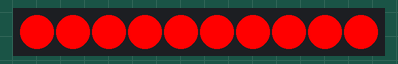
Simulated run of this sketch. Board: Arduino Uno, built with avr-gcc and run on an emulated ATmega328P. Parts: 10 RGB LEDs in strip order, left to right. Dim RGB values are drawn brighter than linear.

Above: at 0.95 s.
At 19.92 s:
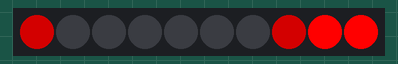
At 24.75 s:
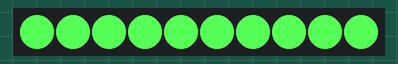
At 29.58 s:
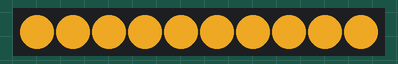
At 34.71 s:
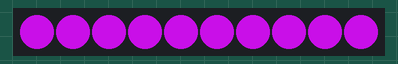
At 39.84 s:
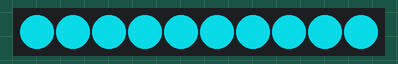

The sketch:

WS2812_StripTest.ino
```cpp
#include <Adafruit_NeoPixel.h>

#define PIN 6
#define num_leds 10

#define DELAY_TIME 7
#define MAX_BRIGHT 255

int red = 0;
int green = 170;
int blue = 170;

int incR = 1;
int incG = 1;
int incB = 0;

// Parameter 1 = number of pixels in strip
// Parameter 2 = pin number (most are valid)
// Parameter 3 = pixel type flags, add together as needed:
//   NEO_RGB     Pixels are wired for RGB bitstream
//   NEO_GRB     Pixels are wired for GRB bitstream
//   NEO_KHZ400  400 KHz bitstream (e.g. FLORA pixels)
//   NEO_KHZ800  800 KHz bitstream (e.g. High Density LED strip)
Adafruit_NeoPixel strip = Adafruit_NeoPixel(num_leds, PIN, NEO_GRB + NEO_KHZ800);

void setup() {
  strip.begin();
  strip.show(); // Initialize all pixels to 'off'
}

void loop() {

  // Some example procedures showing how to display to the pixels:
  colorWipe(strip.Color(255, 0, 0), 100); // Red
  colorWipe(strip.Color(0, 255, 0), 100); // Green
  colorWipe(strip.Color(0, 0, 255), 100); // Blue
  colorWipe(strip.Color(0, 255, 255), 100); // Blue
  colorWipe(strip.Color(255, 0, 255), 100); // Blue
  colorWipe(strip.Color(255, 255, 0), 100); // Blue
  //rainbow(20);
  //rainbowCycle(20);
  for(int i = 0; i < 6; i++){
    cylon(255,0,0,1000);
  }
  for(int i = 0; i < 10000; i++){
    transition();
    for(int i = 0; i < num_leds; i++){
      strip.setPixelColor(i, strip.Color(red, green, blue));
    }
    strip.show();
    delay(DELAY_TIME);
  }
}

void clearLEDs()
{
  for (int i=0; i<num_leds; i++)
  {
    strip.setPixelColor(i, strip.Color(0,0,0));
  }
}

// Implements a little larson "cylon" sanner.
// This'll run one full cycle, down one way and back the other
void cylon(byte red, byte green, byte blue, byte wait)
{
  // weight determines how much lighter the outer "eye" colors are
  const byte weight = 1;
  // It'll be easier to decrement each of these colors individually
  // so we'll split them out of the 24-bit color value

  // Start at closest LED, and move to the outside
  for (int i=0; i<=num_leds-1; i++)
  {
    clearLEDs();
    strip.setPixelColor(i, strip.Color(red, green, blue));  // Set the bright middle eye
    // Now set two eyes to each side to get progressively dimmer


    for (int j=1; j<3; j++)
    {
      if (i-j >= 0){
        strip.setPixelColor(i-j, strip.Color(red/(weight*j), green/(weight*j), blue/(weight*j)));
        if (i == 0)strip.setPixelColor(num_leds -1, strip.Color(red/(weight*j), green/(weight*j), blue/(weight*j)));
      }
      if (i-j <= num_leds){
         strip.setPixelColor(i+j, strip.Color(red/(weight*j), green/(weight*j), blue/(weight*j)));
         if (i == num_leds-1)strip.setPixelColor(0, strip.Color(red/(weight*j), green/(weight*j), blue/(weight*j)));
      }


    }
    strip.show();  // Turn the LEDs on
    delay(wait);  // Delay for visibility
  }
  /*
  // Now we go back to where we came. Do the same thing.
  for (int i=num_leds-2; i>=1; i--)
  {
    clearLEDs();
    strip.setPixelColor(i, strip.Color(red, green, blue));
    for (int j=1; j<3; j++)
    {
      if (i-j >= 0)
         strip.setPixelColor(i-j, strip.Color(red/(weight*j), green/(weight*j), blue/(weight*j)));
      if (i-j <= num_leds)
         strip.setPixelColor(i+j, strip.Color(red/(weight*j), green/(weight*j), blue/(weight*j)));
      }

    strip.show();
    delay(wait);
  }
  */
}

void transition()
{
  if (red >= MAX_BRIGHT)
    incR = 0;
  else if (red <= 0)
    incR = 1;
  if (green >= MAX_BRIGHT)
    incG = 0;
  else if (green <= 0)
    incG = 1;
  if (blue >= MAX_BRIGHT)
    incB = 0;
  else if (blue <= 0)
    incB = 1;

  if (incR)
    red++;
  else
    red--;
  if(incG)
    green++;
  else
    green--;
  if(incB)
    blue++;
  else
    blue--;
}

// Fill the dots one after the other with a color
void colorWipe(uint32_t c, uint8_t wait) {
  for(uint16_t i=0; i<strip.numPixels(); i++) {
      strip.setPixelColor(i, c);
      strip.show();
      delay(wait);
  }
}

void rainbow(uint8_t wait) {
  uint16_t i, j;

  for(j=0; j<256; j++) {
    for(i=0; i<strip.numPixels(); i++) {
      strip.setPixelColor(i, Wheel((i+j) & 255));
    }
    strip.show();
    delay(wait);
  }
}

// Slightly different, this makes the rainbow equally distributed throughout
void rainbowCycle(uint8_t wait) {
  uint16_t i, j;

  for(j=0; j<256*5; j++) { // 5 cycles of all colors on wheel
    for(i=0; i< strip.numPixels(); i++) {
      strip.setPixelColor(i, Wheel(((i * 256 / strip.numPixels()) + j) & 255));
    }
    strip.show();
    delay(wait);
  }
}

// Input a value 0 to 255 to get a color value.
// The colours are a transition r - g - b - back to r.
uint32_t Wheel(byte WheelPos) {
  if(WheelPos < 85) {
   return strip.Color(WheelPos * 3, 255 - WheelPos * 3, 0);
  } else if(WheelPos < 170) {
   WheelPos -= 85;
   return strip.Color(255 - WheelPos * 3, 0, WheelPos * 3);
  } else {
   WheelPos -= 170;
   return strip.Color(0, WheelPos * 3, 255 - WheelPos * 3);
  }
}
```
